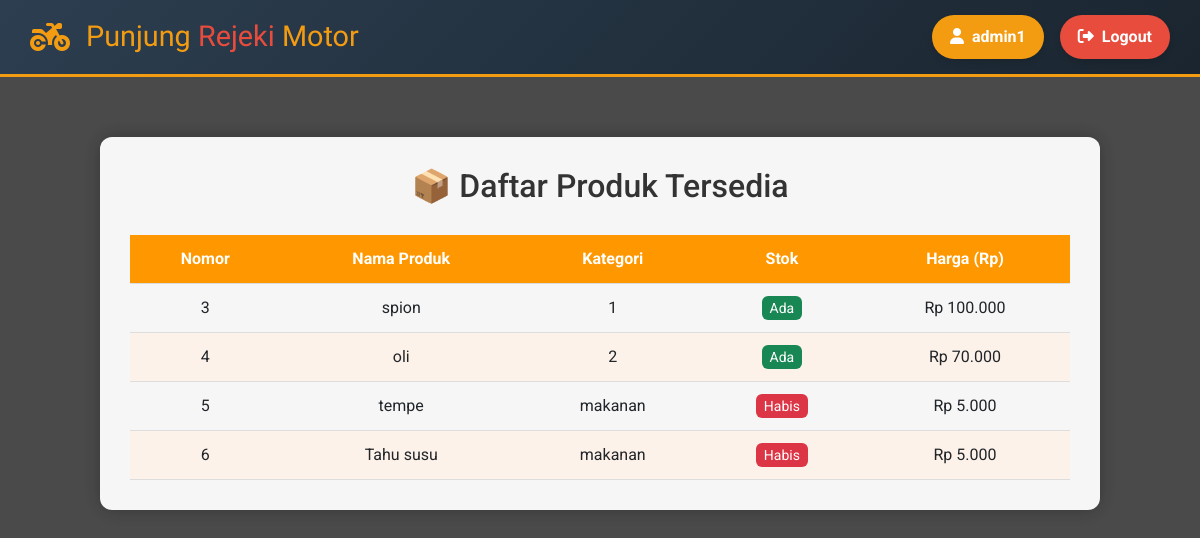
/pages/produk/produk_list.php (signed in), run on the app's committed database.
### tables this page shows
CREATE TABLE `produk` (
  `id_produk` int NOT NULL,
  `nama_produk` varchar(100) DEFAULT NULL,
  `kategori_produk` varchar(50) DEFAULT NULL,
  `stok_produk` int DEFAULT NULL,
  `harga_produk` decimal(10,2) DEFAULT NULL
);

### pages/produk/produk_list.php (the view, shortened to what this page needs)
<?php
include_once '../../includes/db.php';
$nama_user = isset($_SESSION['nama_user']) ? $_SESSION['nama_user'] : null;
?>
<!DOCTYPE html>
<html lang="id">
<head>
    <link href="https://cdn.jsdelivr.net/npm/bootstrap@5.3.0/dist/css/bootstrap.min.css" rel="stylesheet">
    <link rel="stylesheet" href="https://cdnjs.cloudflare.com/ajax/libs/font-awesome/6.4.0/css/all.min.css">
</head>
<body>
<div class="topbar d-flex justify-content-between align-items-center">
    <div class="d-flex align-items-center">
        <i class="fas fa-motorcycle me-3" style="font-size: 2rem; color: var(--primary);"></i>
        <a href="../../index.php" class="logo mb-0 text-decoration-none">Punjung <span>Rejeki</span> Motor</a>
    </div>
    <div class="auth-buttons d-flex gap-3">
        <a href="../../profile.php"><i class="fas fa-user me-2"></i><?= htmlspecialchars($nama_user) ?></a>
        <a href="../../auth/logout.php" style="background-color: var(--secondary); color: white;"><i class="fas fa-sign-out-alt me-2"></i>Logout</a>
    </div>
</div>
<div class="container">
    <h2>📦 Daftar Produk Tersedia</h2>
    <table>
        <thead>
            <tr>
                <th>Nomor</th>
                <th>Nama Produk</th>
                <th>Kategori</th>
                <th>Stok</th>
                <th>Harga (Rp)</th>
            </tr>
        </thead>
        <tbody>
            <?php
            $sql = "SELECT * FROM produk";
            $result = $conn->query($sql);
            if ($result->num_rows > 0):
                while ($row = $result->fetch_assoc()):
            ?>
                <tr>
                    <td><?= $row["id_produk"]; ?></td>
                    <td><?= $row["nama_produk"]; ?></td>
                    <td><?= $row["kategori_produk"]; ?></td>
                    <td>
                        <?php if ($row["stok_produk"] > 0): ?>
                            <span class="badge-stok bg-success">Ada</span>
                        <?php else: ?>
                            <span class="badge-stok bg-danger">Habis</span>
                        <?php endif; ?>
                    </td>
                    <td>Rp <?= number_format($row["harga_produk"], 0, ',', '.'); ?></td>
                </tr>
            <?php
                endwhile;
            else:
                echo "<tr><td colspan='5'>Tidak ada data produk.</td></tr>";
            endif;
            ?>
        </tbody>
    </table>
</body>
            </html>

### pages/produk/produk_list.php (style rules this page uses)
:root { --primary: #f39c12; --secondary: #e74c3c; --dark: #2c3e50; --light: #ecf0f1; }
body { font-family: 'Roboto', sans-serif; background-color: #f9f9f9; background-image: url('https://images.unsplash.com/photo-1601758003122-53c40e686a19?ixlib=rb-4.0.3&ixid=M3wxMjA3fDB8MHxwaG90by1wYWdlfHx8fGVufDB8fHx8fA%3D%3D&auto=format&fit=crop&w=1470&q=80'); background-size: cover; background-position: center; background-attachment: fixed; position: relative; }
body::before { content: ''; position: absolute; top: 0; left: 0; width: 100%; height: 150%; background-color: rgba(0, 0, 0, 0.7); z-index: -1; }
.topbar { background: linear-gradient(135deg, var(--dark), #1a252f); color: white; padding: 15px 30px; border-bottom: 3px solid var(--primary); }
.logo { font-family: 'Bungee', cursive; font-size: 1.8rem; color: var(--primary); }
.logo span { color: var(--secondary); }
.topbar .auth-buttons a { color: white; background: var(--primary); padding: 8px 16px; text-decoration: none; border-radius: 30px; font-weight: bold; transition: all 0.3s ease; border: 2px solid transparent; box-shadow: 0 4px 6px rgba(0,0,0,0.1); }
.container { background: rgba(255, 255, 255, 0.95); max-width: 1000px; margin: 60px auto; padding: 30px; border-radius: 12px; box-shadow: 0 0 20px rgba(0,0,0,0.3); }
h2 { text-align: center; color: #333; margin-bottom: 30px; }
table { width: 100%; border-collapse: collapse; font-size: 16px; }
th, td { padding: 12px 16px; text-align: center; border-bottom: 1px solid #ddd; }
th { background-color: #ff9800; color: white; }
tr:nth-child(even) { background-color: #fdf2e9; }
.badge-stok { background-color: #ff5722; color: white; padding: 4px 8px; border-radius: 6px; font-size: 14px; }
.bg-success { background-color: #28a745; }
.bg-danger { background-color: #dc3545; }

### data on the page
produk: id_produk "3", nama_produk "spion", kategori_produk "1", stok_produk "Ada", harga_produk "100.000"
produk: id_produk "4", nama_produk "oli", kategori_produk "2", stok_produk "Ada", harga_produk "70.000"
produk: id_produk "5", nama_produk "tempe", kategori_produk "makanan", stok_produk "Habis", harga_produk "5.000"
produk: id_produk "6", nama_produk "Tahu susu", kategori_produk "makanan", stok_produk "Habis", harga_produk "5.000"

### other printed values
$nama_user "admin1"
